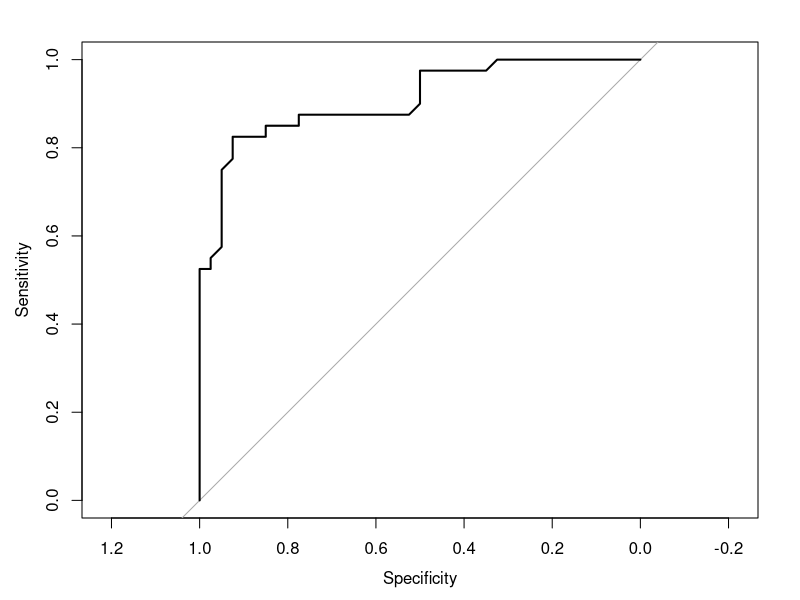
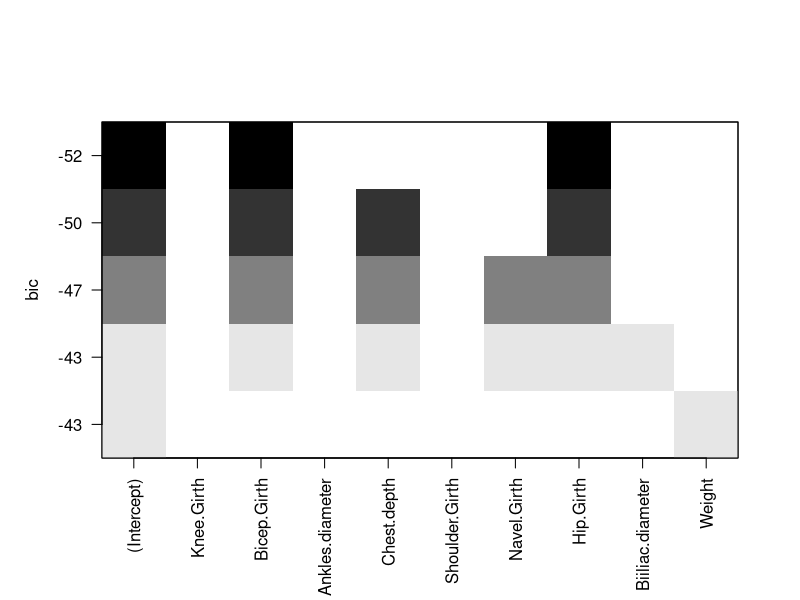
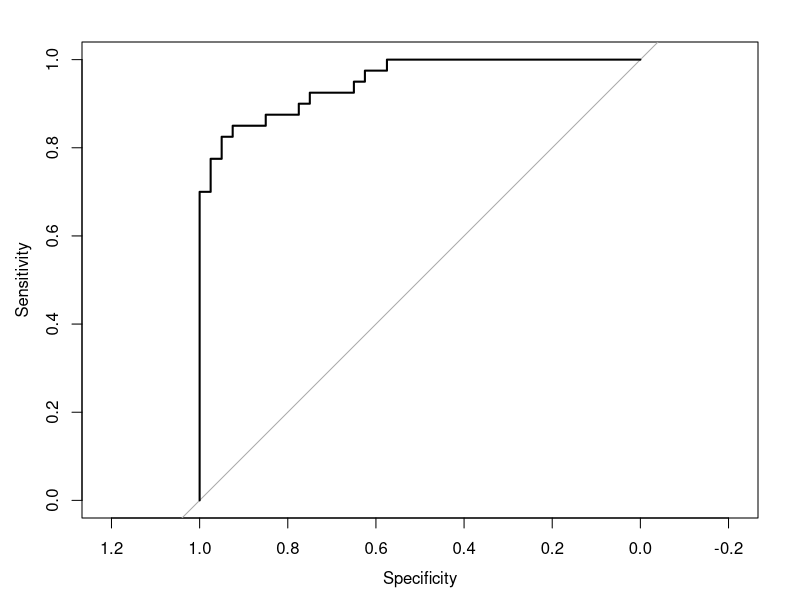

These charts were generated, in order, by the following R code:
library(tidyverse)
library(pROC)
library(caret)
library(leaps)
library(car)

################################################################################
# Ahora podemos construir un modelo de regresión logística para predecir la
# variable EN, de acuerdo con las siguientes instrucciones:
# 1. Definir la semilla a utilizar, que corresponde a los últimos cuatro dígitos
#    del RUN (sin considerar el dígito verificador) del integrante de mayor edad
#    del equipo.
# 2. Seleccionar una muestra de 120 mujeres (si la semilla es un número par) o
#    120 hombres (si la semilla es impar), asegurando que la mitad tenga estado
#    nutricional “sobrepeso” y la otra mitad “no sobrepeso”. Dividir esta
#    muestra en dos conjuntos: los datos de 80 personas (40 con EN “sobrepeso”)
#    para utilizar en la construcción de los modelos y 40 personas (20 con EN
#    “sobrepeso”) para poder evaluarlos.
# 3. Recordar las ocho posibles variables predictoras seleccionadas de forma
#    aleatoria en el ejercicio anterior.
# 4. Seleccionar, de las otras variables, una que el equipo considere que podría
#    ser útil para predecir la clase EN, justificando bien esta selección.
# 5. Usando el entorno R y paquetes estándares1, construir un modelo de
#    regresión logística con el predictor seleccionado en el paso anterior y
#    utilizando de la muestra obtenida.
# 6. Usando herramientas estándares1 para la exploración de modelos del entorno
#    R, buscar entre dos y cinco predictores de entre las variables
#    seleccionadas al azar, recordadas en el punto 3, para agregar al modelo
#    obtenido en el paso 5.
# 7. Evaluar la confiabilidad de los modelos (i.e. que tengan un buen nivel de
#    ajuste y son generalizables) y “arreglarlos” en caso de que tengan algún
#    problema.
# 8. Usando código estándar1, evaluar el poder predictivo de los modelos con los
#    datos de las 40 personas que no se incluyeron en su construcción en
#    términos de sensibilidad y especificidad.
################################################################################

# Fijar carpeta de trabajo.
setwd("D:/dropbox/Inferencia/Ejercicios prácticos 1-2022/EP13")

# Fijar semilla.
set.seed(1111)

# Cargar datos.
datos <- read.csv2("EP13 Datos.csv")

# Generar columna con estado nutricional.
IMC <- datos[["Weight"]] / ((datos[["Height"]] / 100) ** 2)
EN <- rep("Sobrepeso", length(IMC))
EN[IMC < 25] <- "No sobrepeso"
EN <- factor(EN)
datos <- cbind(EN, datos)

# Filtrar datos para dejar solo hombres.
datos <- datos %>% filter(Gender == 1)
datos[["Gender"]] <- NULL

# Seleccionar variables escogidas en ejercicio anterior. Adicionalmente se
# escoge como predictor para el modelo de RLogS el peso, pues esta variable está
# fuertemente relacionada con el IMC, indicador empleado para determinar el
# sobrepeso.
datos <- datos %>% select(EN, Knee.Girth, Bicep.Girth, Ankles.diameter,
                          Chest.depth, Shoulder.Girth, Navel.Girth,
                          Hip.Girth, Biiliac.diameter, Weight)

# Obtener muestra.
sobrepeso <- datos %>% filter(EN == "Sobrepeso")
sobrepeso <- sample_n(sobrepeso, 60, replace = FALSE)

normal <- datos %>% filter(EN == "No sobrepeso")
normal <- sample_n(normal, 60, replace = FALSE)

# Separar conjuntos de entrenamiento y prueba.
split_sobrepeso <- sample.int(nrow(sobrepeso), 40, replace = FALSE)
split_normal <- sample.int(nrow(normal), 40, replace = FALSE)

entr_sobrepeso <- sobrepeso[split_sobrepeso,]
entr_normal <- normal[split_normal,]
prue_sobrepeso <- sobrepeso[-split_sobrepeso,]
prue_normal <- normal[-split_normal,]

entrenamiento <- rbind(entr_sobrepeso, entr_normal)
prueba <- rbind(prue_sobrepeso, prue_normal)



################################################################################
# RLogS
################################################################################

cat("-----------------------------------------------------------------------\n")
cat("Regresión logística simple\n")
cat("-----------------------------------------------------------------------\n")

# Ajustar modelo de regresión logística simple.
rlogs <- glm(EN ~ Weight, data = entrenamiento,
             family = binomial(link = "logit"))

cat("\nModelo de regresión logística simple\n")
print(summary(rlogs))

# Evaluar calidad predictiva del modelo.
umbral <- 0.5
probabilidades <- predict(rlogs, prueba, type = "response")

predicciones <- sapply(probabilidades,
                       function (p) ifelse (p >= umbral, "Sobrepeso", "No sobrepeso"))

predicciones <- factor(predicciones, levels = levels(prueba[["EN"]]))
cat("Calidad predictiva del modelo\n\n")
print(confusionMatrix(predicciones, prueba[["EN"]]))

# Podemos ver que el tiene una buena capacidad predictiva, con una exactitud de
# 82,5%, sensibilidad de 80,0% y especificidad de 85,0%.

# Obtener residuos y estadísticas de influencia de los casos.
eval.rlogs <- data.frame(predicted.probabilities = fitted(rlogs))
eval.rlogs[["standardized.residuals"]] <- rstandard(rlogs)
eval.rlogs[["studentized.residuals"]] <-rstudent(rlogs)
eval.rlogs[["cooks.distance"]] <- cooks.distance(rlogs)
eval.rlogs[["dfbeta"]] <- dfbeta(rlogs)
eval.rlogs[["dffit"]] <- dffits(rlogs)
eval.rlogs[["leverage"]] <- hatvalues(rlogs)
eval.rlogs[["covariance.ratios"]] <- covratio(rlogs)

cat("Influencia de los casos:\n")

# 95% de los residuos estandarizados deberían estar entre −1.96 y +1.96, y 99%
# entre -2.58 y +2.58.
sospechosos1 <- which(abs(eval.rlogs[["standardized.residuals"]]) > 1.96)
cat("- Residuos estandarizados fuera del 95% esperado: ")
print(sospechosos1)

# Observaciones con distancia de Cook mayor a uno.
sospechosos2 <- which(eval.rlogs[["cooks.distance"]] > 1)
cat("- Residuos con distancia de Cook mayor que 1: ")
print(sospechosos2)

# Observaciones con apalancamiento superior al doble del apalancamiento
# promedio: (k + 1)/n.
apalancamiento.promedio <- ncol(entrenamiento) / nrow(entrenamiento)
sospechosos3 <- which(eval.rlogs[["leverage"]] > 2 * apalancamiento.promedio)

cat("- Residuos con apalancamiento fuera de rango (promedio = ",
    apalancamiento.promedio, "): ", sep = "")

print(sospechosos3)

# DFBeta debería ser < 1.
sospechosos4 <- which(apply(eval.rlogs[["dfbeta"]] >= 1, 1, any))
names(sospechosos4) <- NULL
cat("- Residuos con DFBeta mayor que 1: ")
print(sospechosos4)

# Finalmente, los casos no deberían desviarse significativamente
# de los límites recomendados para la razón de covarianza:
# CVRi > 1 + [3(k + 1)/n]
# CVRi < 1 – [3(k + 1)/n]
CVRi.lower <- 1 - 3 * apalancamiento.promedio
CVRi.upper <- 1 + 3 * apalancamiento.promedio
sospechosos5 <- which(eval.rlogs[["covariance.ratios"]] < CVRi.lower |
                        eval.rlogs[["covariance.ratios"]] > CVRi.upper)
cat("- Residuos con razón de covarianza fuera de rango ([", CVRi.lower, ", ",
    CVRi.upper, "]): ", sep = "")

print(sospechosos5)

sospechosos <- c(sospechosos1, sospechosos2, sospechosos3, sospechosos4,
                 sospechosos5)

sospechosos <- sort(unique(sospechosos))
cat("\nResumen de observaciones sospechosas:\n")

print(round(eval.rlogs[sospechosos,
                     c("cooks.distance", "leverage", "covariance.ratios")],
            3))

# Si bien hay algunas observaciones que podrían considerarse atípicas, la
# distancia de Cook para todas ellas se aleja bastante de 1, por lo que no
# deberían ser causa de preocupación.

# Mostrar curva ROC.
probs.rlogs <- predict(rlogs, entrenamiento, type = "response")
roc.rlogs <- roc(entrenamiento[["EN"]], probs.rlogs)
plot(roc.rlogs)



################################################################################
# RLogM
################################################################################

cat("\n\n\n")
cat("-----------------------------------------------------------------------\n")
cat("Regresión logística multivariada\n")
cat("-----------------------------------------------------------------------\n")

# Seleccionar mejores predictores para modelo de regresión lineal múltiple
# usando el método de todos los subconjuntos.
rlogm.inicial <- regsubsets(EN ~ ., data = entrenamiento, nbest = 1, nvmax = 5,
                            method = "exhaustive")

plot(rlogm.inicial)

# De acuerdo a la exploración de todos los subconjuntos, el mejor modelo con
# entre 2 y 5 variables es aquel que usa como predictores el grosor de los
# bíceps, la profundidad del pecho, el grosor a la altura del ombligo, el grosor
# de las caderas y el diámetro biilíaco.

# Ajustar el modelo con los mejores predictores.
rlogm <- glm(EN ~ Bicep.Girth + Chest.depth + Navel.Girth + Hip.Girth + Biiliac.diameter,
               data = entrenamiento, family = binomial(link = "logit"))

cat("\nModelo de regresión logística multivariada\n")
print(summary(rlogm))

# Evaluamos el factor de inflación de la varianza.
vifs <- vif(rlogm)
cat("\nVIF: ")
print(vifs)

# Si bien ninguna de las variables presenta una inflación de la varianza
# superior a 10, que el VIF promedio sea mayor que 1 podría ser señal de
# preocupación.

# El modelo obtenido tiene un AIC más alto que el modelo de RLogS. En
# consecuencia, el modelo más simple parece ajustarse mejor a los datos.

# Evaluar calidad predictiva del modelo.
probabilidades <- predict(rlogm, prueba, type = "response")

predicciones <- sapply(probabilidades,
                       function (p) ifelse (p >= umbral, "Sobrepeso", "No sobrepeso"))

predicciones <- factor(predicciones, levels = levels(prueba[["EN"]]))
cat("Calidad predictiva del modelo\n\n")
print(confusionMatrix(predicciones, prueba[["EN"]]))

# Podemos ver que el tiene una capacidad predictiva inferior al modelo de
# regresión logística simple, con una exactitud de 75,0%, sensibilidad de 70,0%
# y especificidad de 80,0%.

# Obtener residuos y estadísticas de influencia de los casos.
eval.rlogm <- data.frame(predicted.probabilities = fitted(rlogm))
eval.rlogm[["standardized.residuals"]] <- rstandard(rlogm)
eval.rlogm[["studentized.residuals"]] <-rstudent(rlogm)
eval.rlogm[["cooks.distance"]] <- cooks.distance(rlogm)
eval.rlogm[["dfbeta"]] <- dfbeta(rlogm)
eval.rlogm[["dffit"]] <- dffits(rlogm)
eval.rlogm[["leverage"]] <- hatvalues(rlogm)
eval.rlogm[["covariance.ratios"]] <- covratio(rlogm)

cat("Influencia de los casos:\n")

# 95% de los residuos estandarizados deberían estar entre −1.96 y +1.96, y 99%
# entre -2.58 y +2.58.
sospechosos1 <- which(abs(eval.rlogm[["standardized.residuals"]]) > 1.96)
cat("- Residuos estandarizados fuera del 95% esperado: ")
print(sospechosos1)

# Observaciones con distancia de Cook mayor a uno.
sospechosos2 <- which(eval.rlogm[["cooks.distance"]] > 1)
cat("- Residuos con distancia de Cook mayor que 1: ")
print(sospechosos2)

# Observaciones con apalancamiento superior al doble del apalancamiento
# promedio: (k + 1)/n.
apalancamiento.promedio <- ncol(entrenamiento) / nrow(entrenamiento)
sospechosos3 <- which(eval.rlogm[["leverage"]] > 2 * apalancamiento.promedio)

cat("- Residuos con apalancamiento fuera de rango (promedio = ",
    apalancamiento.promedio, "): ", sep = "")

print(sospechosos3)

# DFBeta debería ser < 1.
sospechosos4 <- which(apply(eval.rlogm[["dfbeta"]] >= 1, 1, any))
names(sospechosos4) <- NULL
cat("- Residuos con DFBeta mayor que 1: ")
print(sospechosos4)

# Finalmente, los casos no deberían desviarse significativamente
# de los límites recomendados para la razón de covarianza:
# CVRi > 1 + [3(k + 1)/n]
# CVRi < 1 – [3(k + 1)/n]
CVRi.lower <- 1 - 3 * apalancamiento.promedio
CVRi.upper <- 1 + 3 * apalancamiento.promedio
sospechosos5 <- which(eval.rlogm[["covariance.ratios"]] < CVRi.lower |
                        eval.rlogm[["covariance.ratios"]] > CVRi.upper)
cat("- Residuos con razón de covarianza fuera de rango ([", CVRi.lower, ", ",
    CVRi.upper, "]): ", sep = "")

print(sospechosos5)

sospechosos <- c(sospechosos1, sospechosos2, sospechosos3, sospechosos4,
                 sospechosos5)

sospechosos <- sort(unique(sospechosos))
cat("\nResumen de observaciones sospechosas:\n")

print(round(eval.rlogm[sospechosos,
                     c("cooks.distance", "leverage", "covariance.ratios")],
            3))

# Si bien hay algunas observaciones que podrían considerarse atípicas, la
# distancia de Cook para todas ellas se aleja bastante de 1, por lo que no
# deberían ser causa de preocupación.

# Mostrar curva ROC.
probs.rlogm <- predict(rlogm, entrenamiento, type = "response")
roc.rlogm <- roc(entrenamiento[["EN"]], probs.rlogm)
plot(roc.rlogm)

cat("\nIndependencia de los residuos\n")
print(durbinWatsonTest(rlogm))

# Puesto que la prueba de Durbin-Watson entrega p = 0, podemos concluir que
# los residuos NO son independientes entre sí, por lo que el modelo no debería
# ser utilizado.
